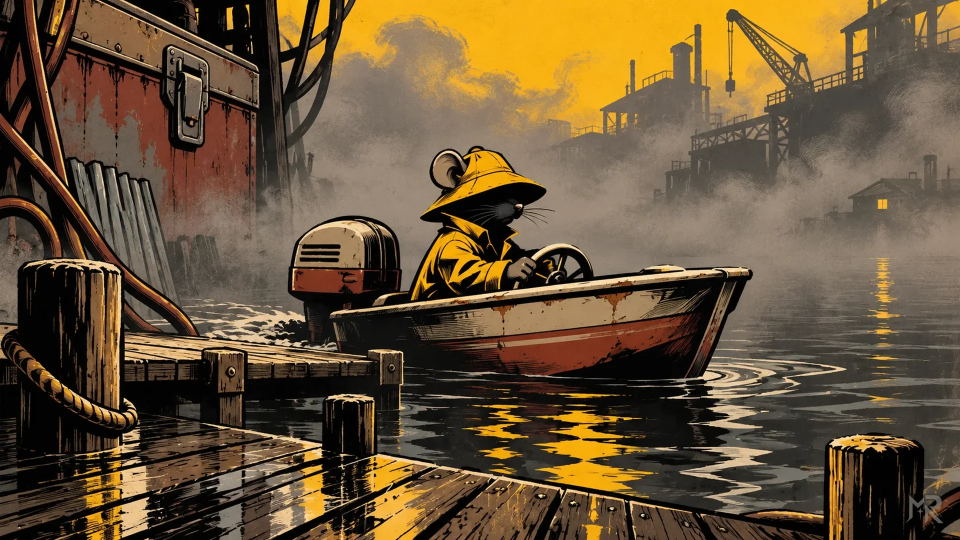
#> input picture assets/scenes/lancha.webp, 1920 x 1080 px, given in place of lancha.png, which was not available (shown at 1/2 size); the run also reads 1 picture not shown here
$ python arte.py
#> lines starting #> are read from the running program, lines starting #| are printed output that depends on the picture
#!/usr/bin/env python3
"""Convierte el arte generado (Trabajo RM/raw/*.png y las 4 imágenes modelo de Trabajo RM/ref) en los archivos del módulo:
figuras de cuerpo entero, fichas redondas, retratos, escenas 16:9 con miniatura, plano, vehículos, iconos de objeto
(recortados de las hojas de 3×3) y ayudas de juego con su texto compuesto. Todo con la marca MR (regla de la casa).
Uso: python3 tools/arte.py [grupo ...]   grupos: personajes escenas iconos vehiculos ayudas ui   (sin nada: todos)"""
import random, shutil, sys, textwrap
import cv2
import numpy as np
from pathlib import Path
from PIL import Image, ImageDraw, ImageFilter, ImageFont, ImageOps

R = Path(__file__).resolve().parent.parent
TR = Path("/Volumes/Datos_Dock/FoundryVTT/Trabajo RM")
RAW, REF, A = TR / "raw", TR / "ref", R / "assets"
FUENTES = A / "fonts"
sys.path.insert(0, "/Volumes/Datos_Dock/FoundryVTT/Trabajo LOGO/marca")
sys.path.insert(0, str(R / "texto"))
import marca  # noqa: E402
import datos as D  # noqa: E402

PAPEL, TINTA, AMARILLO = (241, 232, 210), (22, 20, 18), (242, 194, 27)


def guarda(im, ruta, q=86):
    ruta.parent.mkdir(parents=True, exist_ok=True)
    im.save(ruta, "WEBP", quality=q, method=6)
    return ruta


def alfa_bbox(im, umbral=14):
    return im.getchannel("A").point(lambda v: 255 if v > umbral else 0).getbbox()


# [69 lines left out: functions recorta_alfa, encaja, sin_fondo, figura, redondo, not called in this run]


COLOR = {"rojo": (176, 36, 30), "verde": (52, 122, 72), "purpura": (110, 50, 138), "negro": (52, 48, 46),
         "plata": (178, 184, 192), "beige": (212, 188, 146), "gris": (122, 124, 128)}

# [29 lines left out: functions panel, retrato_compuesto, not called in this run]


def personajes():
    for s in [p["slug"] for p in D.TODOS] + [n["slug"] for n in D.PNJ]:
        src = RAW / f"fig-{s}.png"
        if not src.exists():
            print("  falta", src.name); continue
        fig = sin_fondo(Image.open(src))
        guarda(redondo(fig), A / "actors" / "tokens" / f"{s}.webp")
        guarda(marca.hombro(figura(fig)), A / "actors" / "figures" / f"{s}.webp", 88)
        por = RAW / f"por-{s}.png"
        if s == "limpiador":
            p = Image.open(REF / "roberto.png").convert("RGBA")
        elif por.exists():
            p = panel(Image.open(por).convert("RGBA"), s)  # panel del color del ratón
        else:
            p = retrato_compuesto(fig)
        p = ImageOps.fit(p, (768, 1024), Image.LANCZOS, centering=(0.5, 0.3))
        guarda(marca.esquina(p), A / "actors" / "portraits" / f"{s}.webp")
        print("hecho", s)


# ------------------------------------------------------------------ escenas
ESCENAS = ["muelle", "nave", "callejon", "furgoneta", "retrete", "cocina", "pasarela", "cafeteria", "maletero", "apagon", "palacio", "amanecer", "comisaria"]


def escenas():
    for s in ESCENAS + ["lancha"]:
        src = REF / "lancha.png" if s == "lancha" else RAW / f"esc-{s}.png"
        if not src.exists():
            print("  falta", src.name); continue
        im = ImageOps.fit(Image.open(src).convert("RGB"), (1920, 1080), Image.LANCZOS)
        guarda(marca.esquina(im), A / "scenes" / f"{s}.webp", 85)
        guarda(im.resize((400, 225), Image.LANCZOS), A / "scenes" / "thumbs" / f"{s}.webp", 80)
        print("hecho", s)
    m = RAW / "mapa-almacen.png"
    if m.exists():
        im = ImageOps.fit(Image.open(m).convert("RGB"), (2304, 1536), Image.LANCZOS)
        guarda(marca.esquina(im), A / "scenes" / "mapa-almacen.webp", 88)
        guarda(im.resize((400, 267), Image.LANCZOS), A / "scenes" / "thumbs" / "mapa-almacen.webp", 80)
        print("hecho mapa")
    guarda(marca.esquina(Image.open(REF / "cover.png").convert("RGB")), A / "cover.webp", 88)


# ------------------------------------------------------------------ iconos (hojas de 3×3)
# [13 lines left out: function celdas, not called in this run]


def iconos():
    hojas = {}
    for slug, o in {**D.OBJ, **D.COND}.items():
        if not o.get("ic"):
            continue
        h, n = o["ic"]
        if h not in hojas:
            src = RAW / f"hoja-{h}.png"
            hojas[h] = celdas(src) if src.exists() else None
            if not hojas[h]:
                print("  falta", src.name)
        if hojas[h]:
            ic = hojas[h][n - 1]
            if slug.endswith("-izq"):  # la pareja del gemelo, en espejo
                ic = ImageOps.mirror(ic)
            guarda(marca.discreta(ic, 200, 226, 22), A / "items" / f"{slug}.webp")
    print("iconos:", len(list((A / "items").glob("*.webp"))))


def vehiculos():
    for v in ("furgoneta", "coche1", "coche2"):
        src = RAW / f"veh-{v}.png"
        if src.exists():
            im = recorta_alfa(sin_fondo(Image.open(src)), .02)
            guarda(marca.discreta(encaja(im, 512, 768), 256, 600, 26), A / "vehicles" / f"{v}.webp")
            print("hecho", v)


# ------------------------------------------------------------------ ayudas de juego
def fuente(nombre, tam):
    return ImageFont.truetype(str(FUENTES / nombre), tam)


def pintada():
    """El espejo del retrete (imagen modelo) con la frase escrita a dedo con grasa de motor."""
    bg = Image.open(REF / "pintada.png").convert("RGB").resize((1536, 1024), Image.LANCZOS)
    capa = Image.new("L", bg.size, 0)
    d = ImageDraw.Draw(capa)
    f = fuente("Anton-Regular.ttf", 92)
    rnd = random.Random(7)
    y = 205
    for i, linea in enumerate(D.PINTADA):
        ancho = d.textlength(linea, font=f)
        x = (bg.width - ancho) / 2 + (i - 1) * 14
        d.text((x, y), linea, font=f, fill=255)
        for _ in range(int(ancho / 55)):   # chorretones de grasa
            gx = x + rnd.random() * ancho
            d.line((gx, y + 100, gx + rnd.randint(-2, 2), y + 100 + rnd.randint(18, 90)), fill=210, width=rnd.randint(3, 7))
        y += 140
    capa = capa.filter(ImageFilter.GaussianBlur(1.6)).point(lambda v: 255 if v > 90 else int(v * 2.2))
    grano = Image.effect_noise(bg.size, 70).point(lambda v: 255 if v > 95 else 140)
    capa = Image.composite(capa, Image.new("L", bg.size, 0), grano)
    out = Image.composite(Image.new("RGB", bg.size, (18, 14, 12)), bg, capa)
    guarda(marca.esquina(out), A / "handouts" / "pintada.webp", 88)


def libreta(cajas=((335, 190, 735, 880), (805, 190, 1090, 880))):
    """Las páginas claras de bg-libreta se midieron en el PNG (izq. 308-756, dcha. 778-1130; la goma negra a partir de 1130)."""
    src = RAW / "bg-libreta.png"
    if not src.exists():
        print("  falta bg-libreta"); return
    bg = ImageOps.fit(Image.open(src).convert("RGB"), (1536, 1024), Image.LANCZOS)
    d = ImageDraw.Draw(bg)
    f, fb = fuente("Caveat-Regular.ttf", 34), fuente("Caveat-Bold.ttf", 38)
    entradas = [[("b", h)] + [("n", t)] for h, t in D.LIBRETA] + [[("b", D.FIRMA_LIBRETA)]]
    caja, y = 0, cajas[0][1]
    # [12 lines left out: function parte, not called in this run]
    for ent in entradas:
        x0, y0, x1, y1 = cajas[caja]
        lineas = parte(ent, x1 - x0)
        if y + 38 * len(lineas) > y1 and caja + 1 < len(cajas):
            caja += 1; x0, y0, x1, y1 = cajas[caja]; y = y0
            lineas = parte(ent, x1 - x0)
        for tipo, l in lineas:
            d.text((x0, y), l, font=fb if tipo == "b" else f, fill=(120, 24, 18) if tipo == "b" else (36, 30, 66))
            y += 38
        y += 16
    if y > cajas[-1][3]:
        print("  AVISO: la libreta se sale de la página")
    guarda(marca.esquina(bg), A / "handouts" / "libreta-gris.webp", 88)


def carnes(foto=(228, 322, 595, 757), texto_x=700, renglones=(309, 394, 470, 550, 638)):
    """Marco de foto y renglones medidos en el PNG de bg-carne."""
    src = RAW / "bg-carne.png"
    if not src.exists():
        print("  falta bg-carne"); return
    f1, f2 = fuente("SpecialElite-Regular.ttf", 44), fuente("SpecialElite-Regular.ttf", 34)
    x0, y0, x1, y1 = foto
    for k, p in enumerate(D.TODOS):
        bg = Image.open(src).convert("RGB").resize((1536, 1024), Image.LANCZOS)
        por = A / "actors" / "portraits" / f"{p['slug']}.webp"
        if por.exists():
            ft = ImageOps.grayscale(ImageOps.fit(Image.open(por).convert("RGB"), (x1 - x0, y1 - y0), Image.LANCZOS, centering=(0.5, 0.2)))
            bg.paste(ImageOps.colorize(ft, (40, 34, 30), (236, 226, 204)), (x0, y0))
        d = ImageDraw.Draw(bg)
        filas = [("ROBERTO MELÉNDEZ", f1, TINTA), (f"«{p['apodo']}»", f2, TINTA), (p["edad"].upper(), f2, TINTA),
                 (f"Nº {417300 + 37 * k:06d}", f2, (110, 30, 20))]
        for (txt, fu, col), r in zip(filas, renglones):
            d.text((texto_x, r - 6), txt, font=fu, fill=col, anchor="ls")
        guarda(marca.esquina(bg), A / "handouts" / f"carne-{p['slug']}.webp", 86)


def ayudas():
    pintada(); libreta(); carnes()
    print("ayudas hechas")


def ui():
    """«Sin sitio»: el objeto que tapa las cuatro casillas de mochila que no existen en la regla del golpe."""
    lado = 512
    base = Image.new("RGBA", (lado, lado), (0, 0, 0, 0))
    ImageDraw.Draw(base).rectangle((8, 8, lado - 9, lado - 9), fill=(40, 36, 32, 255), outline=TINTA + (255,), width=12)
    rayas = Image.new("RGBA", (lado, lado), (0, 0, 0, 0))
    d = ImageDraw.Draw(rayas)
    for k in range(-lado, lado, 46):
        d.line((k, lado, k + lado, 0), fill=AMARILLO + (200,), width=14)
    m = Image.new("L", (lado, lado), 0)
    ImageDraw.Draw(m).rectangle((22, 22, lado - 23, lado - 23), fill=255)
    base.paste(rayas, (0, 0), Image.composite(rayas.getchannel("A"), Image.new("L", (lado, lado), 0), m))
    guarda(base, A / "ui" / "sin-sitio.webp")
    (A / "brand").mkdir(parents=True, exist_ok=True)
    shutil.copy("/Volumes/Datos_Dock/FoundryVTT/Trabajo LOGO/marca/mr-marca.webm", A / "brand" / "mr-marca.webm")


GRUPOS = dict(personajes=personajes, escenas=escenas, iconos=iconos, vehiculos=vehiculos, ayudas=ayudas, ui=ui)
if __name__ == "__main__":
    for g in sys.argv[1:] or GRUPOS:
        print("==", g)
        GRUPOS[g]()
#> this loop made 6 passes
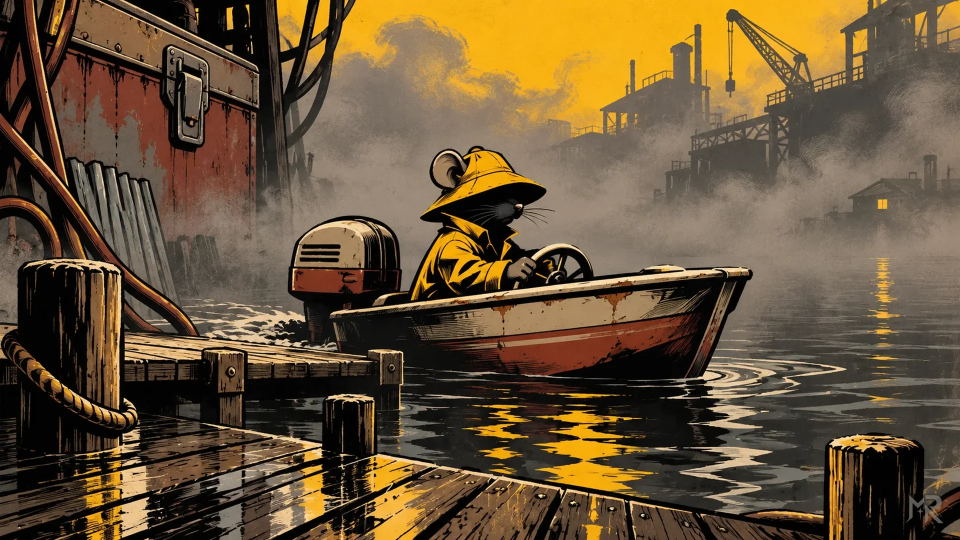
#> input picture assets/scenes/lancha.webp, 1920 x 1080 px, given in place of lancha.png, which was not available (shown at 1/2 size)
#> pass 2, in guarda, `im.save(ruta, "WEBP", quality=q, method=6)`:
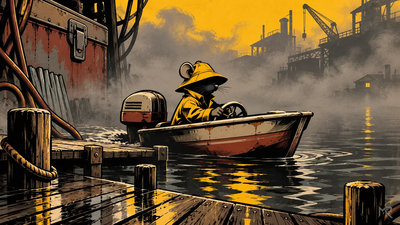
#> saved as lancha.webp: PIL image 400x225 RGB; mean R, G, B 105.2, 84.6, 56.1
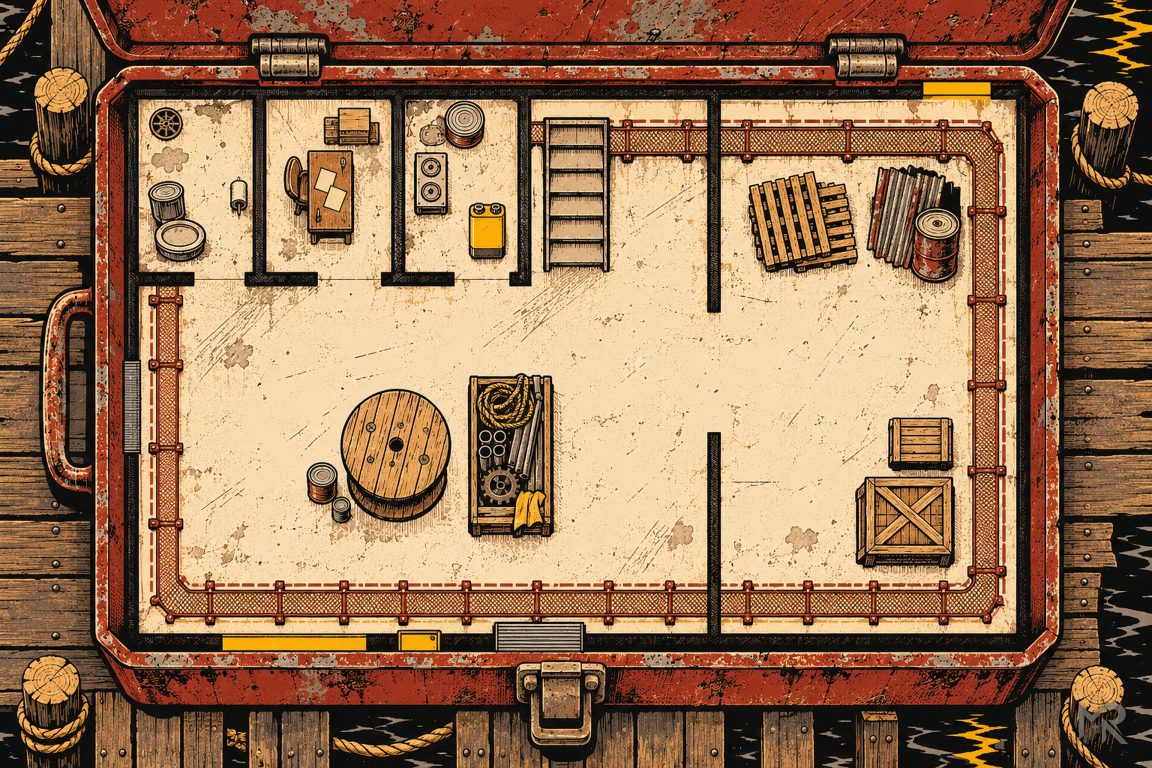
#> input picture assets/scenes/mapa-almacen.webp, 2304 x 1536 px, given in place of mapa-almacen.png, which was not available (shown at 1/2 size)
#> pass 2, in guarda (call 2), `im.save(ruta, "WEBP", quality=q, method=6)`:
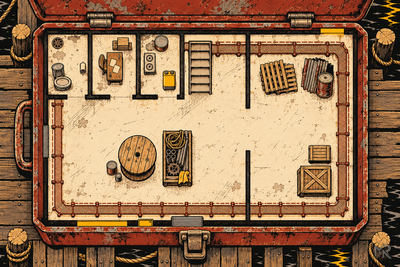
#> saved as mapa-almacen.webp: PIL image 400x267 RGB; mean R, G, B 153.2, 116.3, 84.1
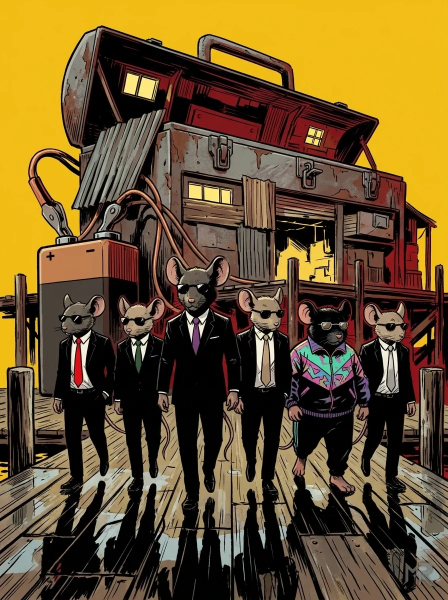
#> input picture assets/cover.webp, 896 x 1200 px, given in place of cover.png, which was not available (shown at 1/2 size)
